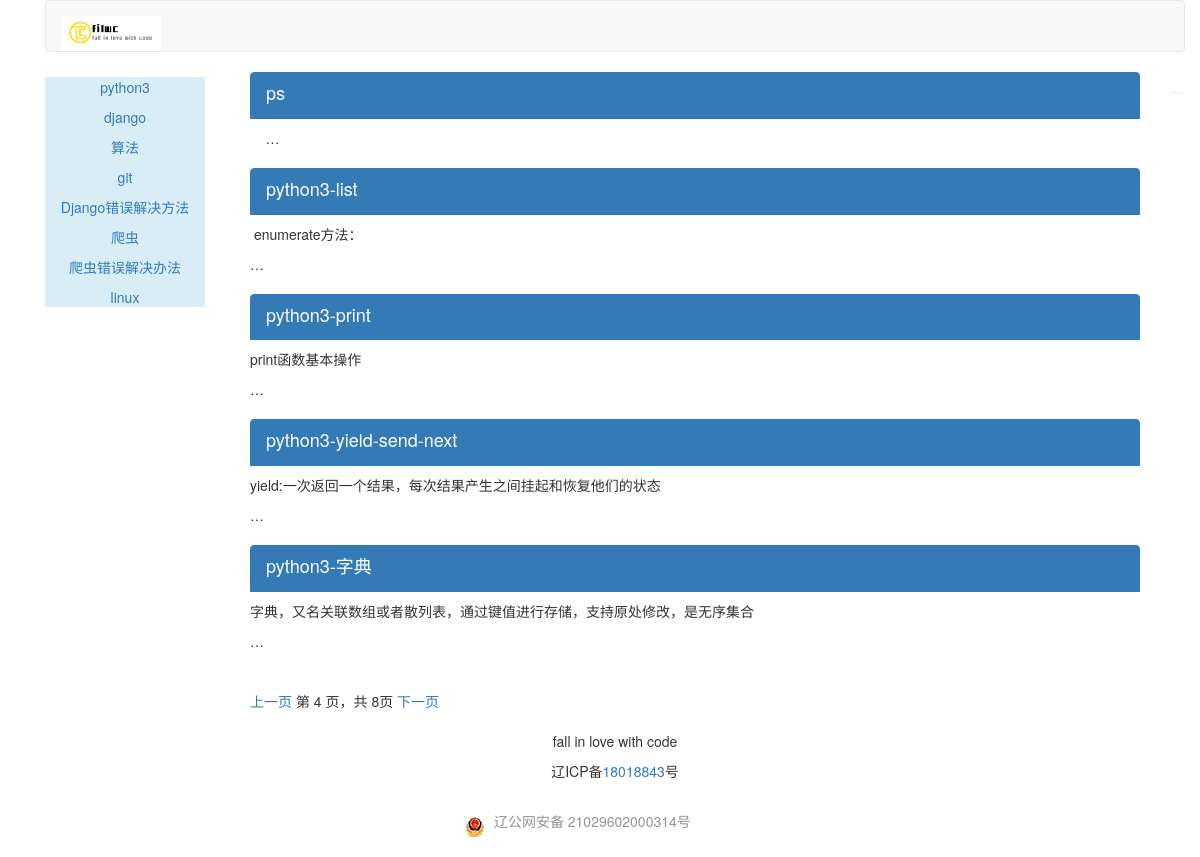
/?page=4, run on the app's committed database.
### article/models.py (models this page shows, shortened)
class ArticleColumn(models.Model):
    column = models.CharField(max_length = 200)
    created = models.DateField(auto_now_add = True)

class ArticlePost(models.Model):
    title = models.CharField(max_length = 200)
    slug = models.SlugField(max_length = 500)
    column = models.ForeignKey(ArticleColumn,related_name = "article_column")
    body = RichTextUploadingField()
    created = models.DateTimeField(default = timezone.now())
    updated = models.DateTimeField(auto_now = True)
    class Meta:
        ordering = ["title"]
        index_together = (('id','slug'),)
    def get_absolute_url(self):
        return reverse("blog:article_detail",args = [self.id,self.slug])

### blog/views.py (the view)
# urls.py: url(r'^$',views.blog,name = "blog"),
def blog(request):
    articles_list = ArticlePost.objects.all()
    columns = ArticleColumn.objects.all()
    paginator = Paginator(articles_list,5)
    page = request.GET.get('page')
    try:
        current_page = paginator.page(page)
        articles = current_page.object_list
    except PageNotAnInteger:
        current_page = paginator.page(1)
        articles = current_page.object_list
    except EmptyPage:
        current_page = paginator.page(paginator.num_pages)
        articles = current_page.object_list
    return render(request,"blog/blog.html",{"articles":articles,"columns":columns,"page":current_page})

### templates/blog/blog.html (shortened to what this page needs)
{% extends "blog/base.html" %}
{% block content %}
<div class="col-md-12">
    {% for article in articles %}
    <div class="list-group">
        <a href="{{ article.get_absolute_url }}" class="list-group-item active">
            <h4 class="list-group-item-heading">{{article.title}}</h4>
		</a>
        	{% autoescape off %}
        	<p class="list-group-item-text">{{article.body|truncatewords:'1'| linebreaks}}</p>
		{% endautoescape %}
    </div>
    {% endfor %}
{% include "paginator.html" %}
</div>
{% endblock %}

### templates/blog/leftslider.html
<div class = "bg-info">
	<div class = "text-center" style = "margin-top:5px">
			{% for column in columns %}
    		<p><a name = "sdsd" href = "{% url 'blog:article_list' column.column %}">{{ column.column }}</a></p>
			{% empty %}
			<p>还没有分类</p>
			{% endfor %}
	</div>
</div>

### data on the page
ArticleColumn: column "python3"
ArticleColumn: column "django"
ArticleColumn: column "算法"
ArticleColumn: column "git"
ArticleColumn: column "Django错误解决方法"
ArticleColumn: column "爬虫"
ArticleColumn: column "爬虫错误解决办法"
ArticleColumn: column "linux"
ArticlePost: title "ps", body "…"
ArticlePost: title "python3-list", body "enumerate方法： …"
ArticlePost: title "python3-print", body "print函数基本操作 …"
ArticlePost: title "python3-yield-send-next", body "yield:一次返回一个结果，每次结果产生之间挂起和恢复他们的状态 …"
ArticlePost: title "python3-字典", body "字典，又名关联数组或者散列表，通过键值进行存储，支持原处修改，是无序集合 …"

### other printed values
{{ page.number }} "4"
{{ page.paginator.num_pages }} "8"
